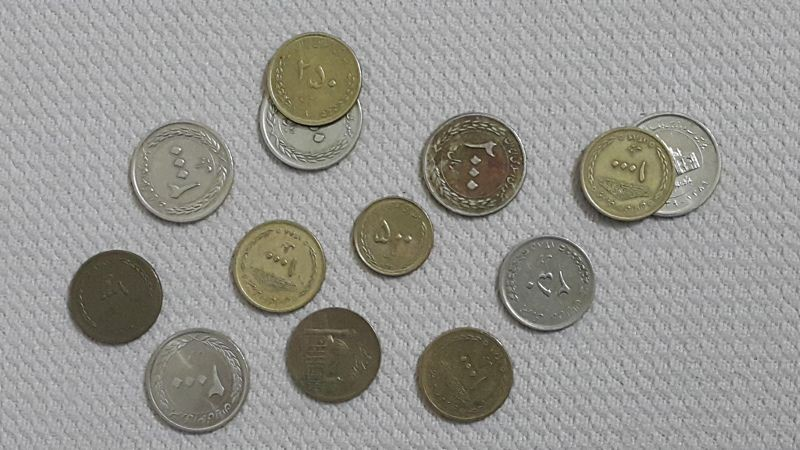
#> input picture hw5/pic/coin.jpg, 800 x 450 px, found by its file name
$ jupyter execute Q3_2.ipynb
#> lines starting #> are read from the running program, lines starting #| are printed output that depends on the picture
[cell 1]
import cv2
import numpy as np
import matplotlib.pyplot as plt

img = cv2.imread('coin.jpg',0)
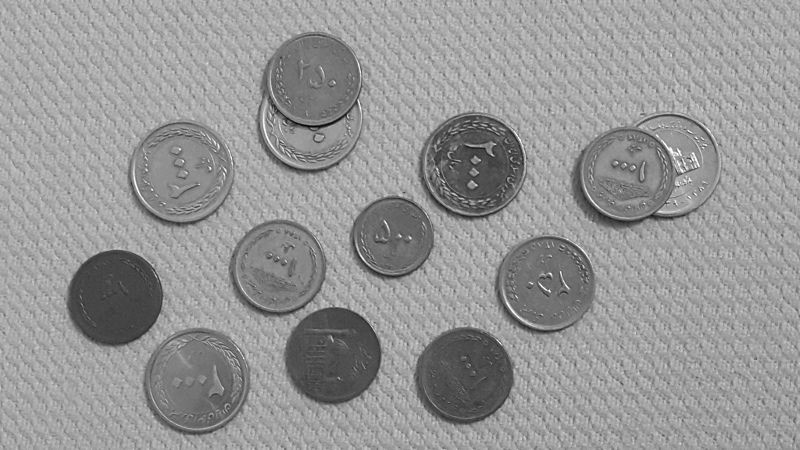
#> img: shape (450, 800); min 0, max 255, mean 149.9
img = cv2.GaussianBlur(img,(7,7),0)
cimg = cv2.cvtColor(img,cv2.COLOR_GRAY2BGR)

circles = cv2.HoughCircles(img,cv2.HOUGH_GRADIENT,1,100,param1=70,param2=110,minRadius=7,maxRadius=0)
#> circles = [[474.5, 162.5, 48.4], [180.5, 171.5, 49.6], [545.5, 284.5, 49.4], [195.5, 382.5, 52.8], [667.5, 166.5, 53.2], [310.5, 118.5, 49.9], [391.5, 237.5, 41.1], [115.5, 296.5, 47.3], [331.5, 354.5, 49.4], [276.5, 267.5, 48.3]]

circles = np.uint16(np.around(circles))
#> circles = [[474, 162, 48], [180, 172, 50], [546, 284, 49], [196, 382, 53], [668, 166, 53], [310, 118, 50], [392, 238, 41], [116, 296, 47], [332, 354, 49], [276, 268, 48]]
for i in circles[0,:]:
    # draw the outer circle
    cv2.circle(cimg,(i[0],i[1]),i[2],(0,255,0),2)
    # draw the center of the circle
    cv2.circle(cimg,(i[0],i[1]),2,(0,0,255),3)
#> this loop made 10 passes
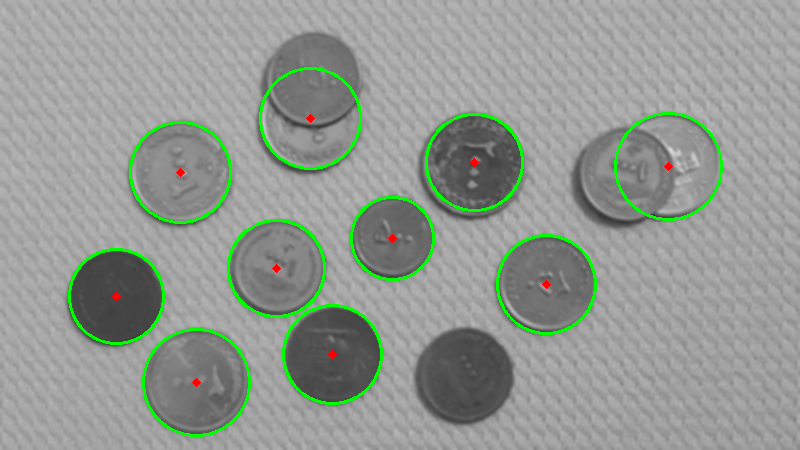
#> cimg: shape (450, 800, 3); mean B, G, R 146.7, 153.1, 146.9

cv2.imwrite('detected coin.jpg',cimg)
#cv2.waitKey(0)
#cv2.destroyAllWindows()
plt.imshow(cimg )
plt.show()

$ run again, with hw5/pic/Khayyam.jpg copied over hw5/pic/coin.jpg
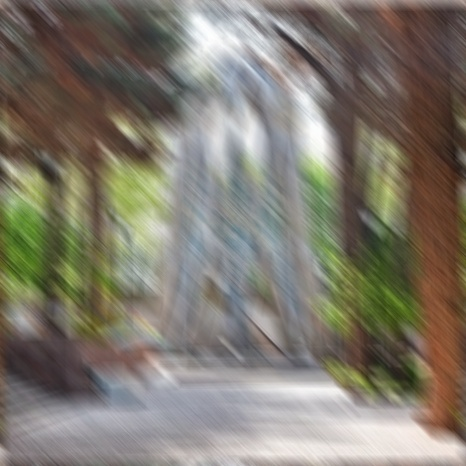
#> input picture hw5/pic/Khayyam.jpg, 466 x 466 px, found by its file name
#> `img = cv2.imread('coin.jpg',0)`:
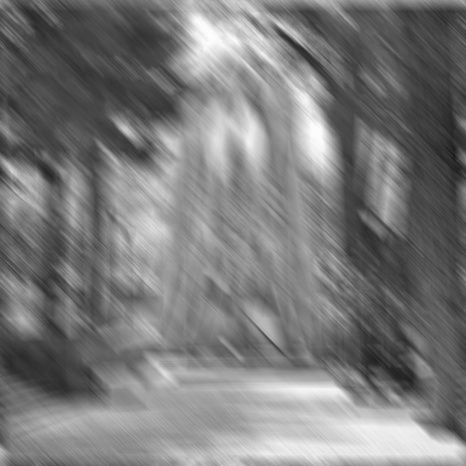
#> img: shape (466, 466); min 23, max 254, mean 122.4
#> circles = None
